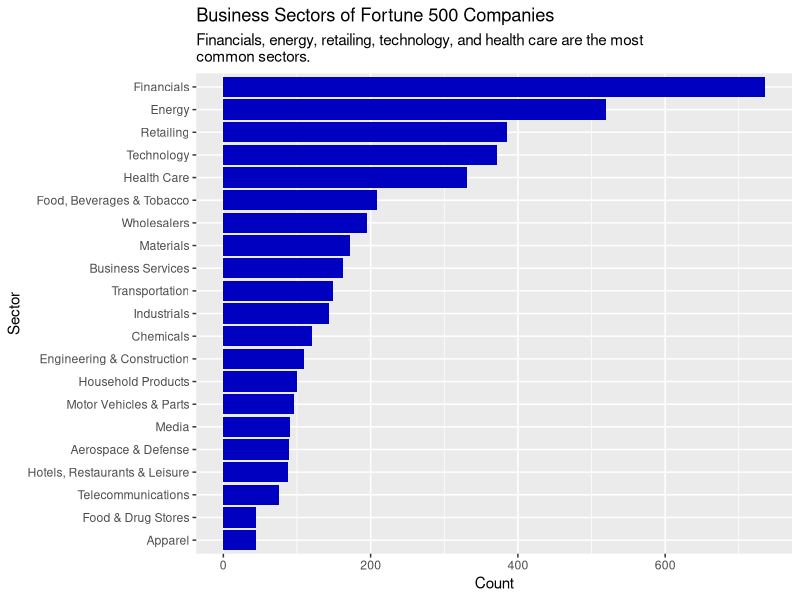
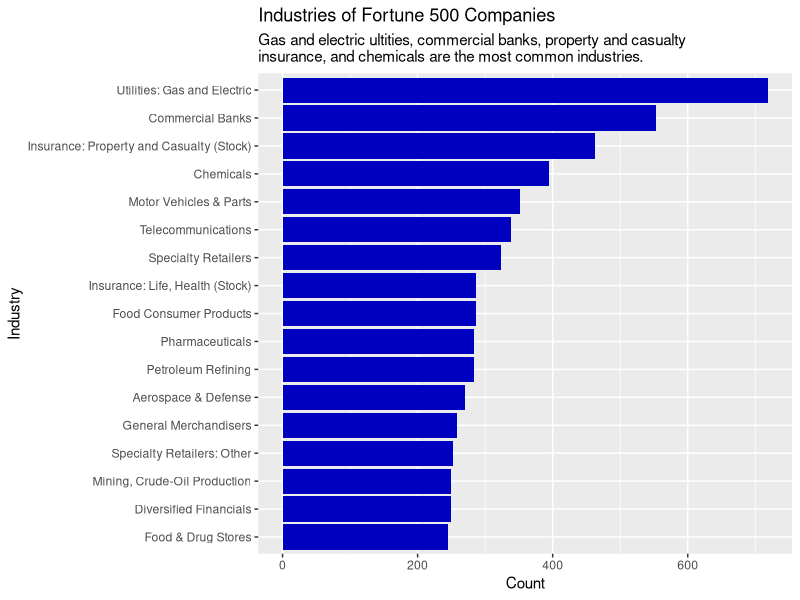

Here is the R script that generated these plots, in order:
## ---- chunk 1
#| message: false
#| warning: false
library(tidyverse)
library(readr)
library(forcats)
## ---- chunk 2
fortune <- read_csv('data/Cleaned Data.csv', show_col_types = FALSE) |>
  select(rank, name, sector, industry) |>
  filter(rank <= 500)
## ---- chunk 3
business_sect <- unique(fortune) |>
  select(sector) |>
  drop_na() |>
  count(sector) |>
  mutate(sector = fct_reorder(sector, n, .desc = FALSE))
## ---- chunk 4
business_ind <- unique(fortune) |>
  select(industry) |>
  drop_na() |>
  count(industry) |>
  filter(n > 210) |>
  mutate(industry = fct_reorder(industry, n, .desc = FALSE))
## ---- chunk 5
business_sect |>
  ggplot(aes(x = sector, y = n)) +
  geom_bar(stat = 'identity', fill = '#0000c0') +
  theme(axis.text.y = element_text(angle = 0)) +
  labs(title = "Business Sectors of Fortune 500 Companies",
       subtitle = "Financials, energy, retailing, technology, and health care are the most\ncommon sectors.",
       x = 'Sector',
       y = 'Count') +
  coord_flip()
## ---- chunk 6
business_ind |>
  ggplot(aes(x = industry, y = n)) +
  geom_bar(stat = 'identity', fill = '#0000c0') +
  theme(axis.text.y = element_text(angle = 0)) +
  labs(title = "Industries of Fortune 500 Companies",
       subtitle = "Gas and electric ultities, commercial banks, property and casualty\ninsurance, and chemicals are the most common industries.",
       x = 'Industry',
       y = 'Count') +
  coord_flip()
